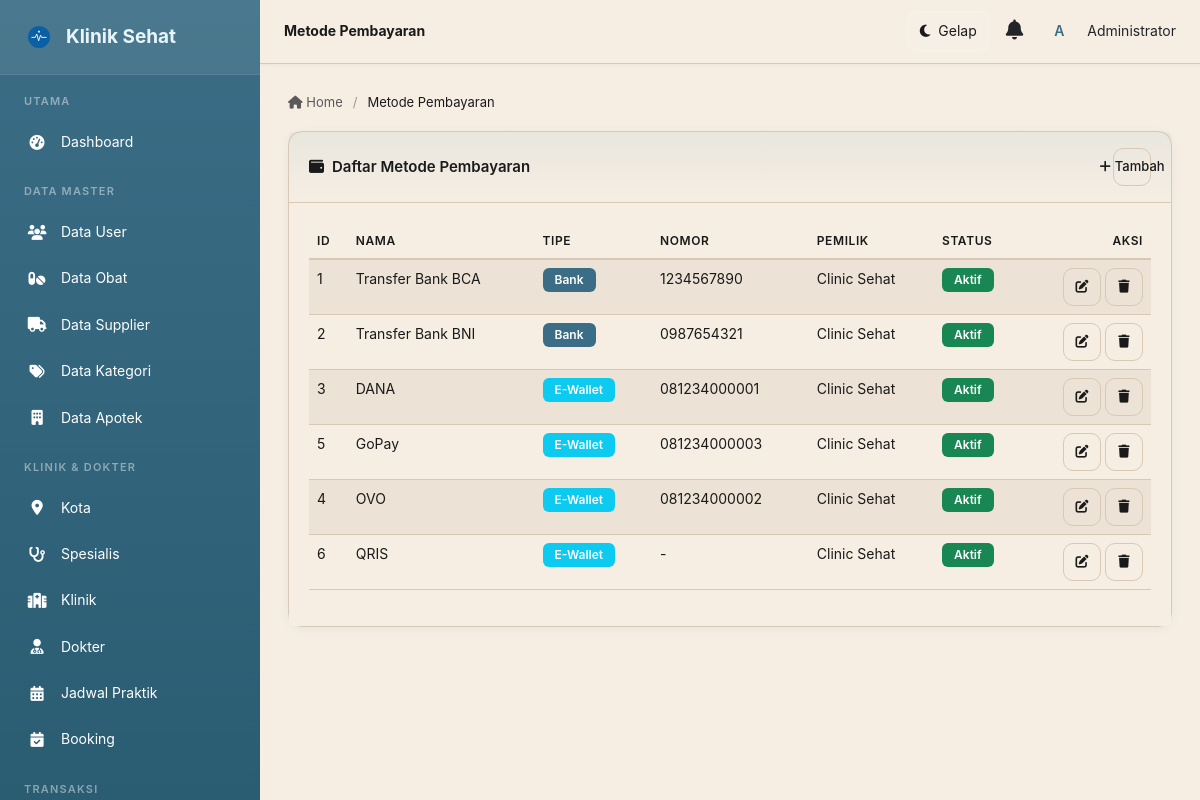
Page /Klinik/admin/metode_pembayaran/index.php (signed in) on the earlier database version.
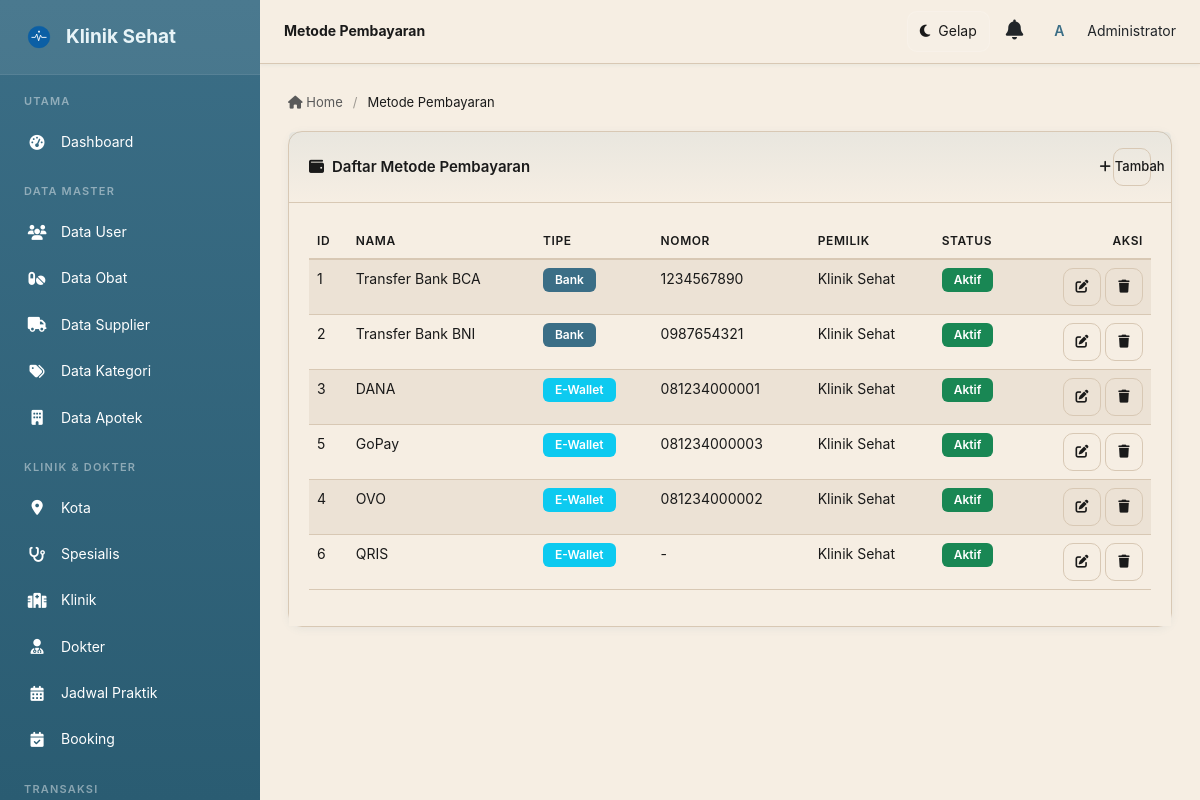
Same page on the later database version.
### tables this page shows
CREATE TABLE `metode_pembayaran` (
  `id_metode` int(11) UNSIGNED NOT NULL,
  `nama_metode` varchar(100) NOT NULL,
  `tipe` enum('bank','ewallet') NOT NULL DEFAULT 'bank',
  `nomor` varchar(50) NOT NULL,
  `pemilik` varchar(150) NOT NULL,
  `aktif` tinyint(1) NOT NULL DEFAULT 1
);

### Klinik/functions/functions.php (called while the page is built, shortened)
<?php
function csrf_token() {
    return $_SESSION['csrf'];
}
function e($str) {
    return htmlspecialchars((string)($str ?? ''), ENT_QUOTES, 'UTF-8');
}

### Klinik/admin/metode_pembayaran/index.php (the view, shortened to what this page needs)
<?php
require_once '../../config/koneksi.php';
$list = $pdo->query("SELECT * FROM metode_pembayaran ORDER BY tipe, nama_metode")->fetchAll();
require_once '../../includes/header_admin.php';
?>
<div class="card">
    <div class="card-header d-flex justify-content-between align-items-center">
        <span><i class="fas fa-wallet me-2"></i>Daftar Metode Pembayaran</span>
        <button class="btn btn-sm btn-primary" data-bs-toggle="modal" data-bs-target="#modalForm"><i class="fas fa-plus me-1"></i> Tambah</button>
    </div>
    <div class="card-body">
        <table id="table" class="table table-hover" style="width:100%">
            <thead><tr><th>ID</th><th>Nama</th><th>Tipe</th><th>Nomor</th><th>Pemilik</th><th>Status</th><th class="text-end">Aksi</th></tr></thead>
            <tbody>
            <?php foreach ($list as $r): ?>
                <tr>
                    <td><?= e($r['id_metode']) ?></td>
                    <td><?= e($r['nama_metode']) ?></td>
                    <td><span class="badge bg-<?= $r['tipe']==='bank'?'primary':'info' ?>"><?= e($r['tipe']==='bank'?'Bank':'E-Wallet') ?></span></td>
                    <td><?= e($r['nomor']) ?></td>
                    <td><?= e($r['pemilik']) ?></td>
                    <td><?= $r['aktif'] ? '<span class="badge bg-success">Aktif</span>' : '<span class="badge bg-secondary">Nonaktif</span>' ?></td>
                    <td class="text-end">
                        <button class="btn btn-sm btn-warning" data-bs-toggle="modal" data-bs-target="#modalForm"
                            data-id="<?= e($r['id_metode']) ?>" data-nama="<?= e($r['nama_metode']) ?>" data-tipe="<?= e($r['tipe']) ?>" data-nomor="<?= e($r['nomor']) ?>" data-pemilik="<?= e($r['pemilik']) ?>" data-aktif="<?= e($r['aktif']) ?>"><i class="fas fa-edit"></i></button>
                        <a href="?hapus=<?= e($r['id_metode']) ?>&csrf_token=<?= csrf_token() ?>" class="btn btn-sm btn-danger" onclick="return confirm('Hapus metode ini?')"><i class="fas fa-trash"></i></a>
                    </td>
                </tr>
            <?php endforeach; ?>
            </tbody>
        </table>
    </div>
</div>
<?php
require_once '../../includes/header_admin.php';

Differences in the rows shown:
changed metode_pembayaran "Transfer Bank BCA": pemilik "Clinic Sehat" → "Klinik Sehat"
changed metode_pembayaran "Transfer Bank BNI": pemilik "Clinic Sehat" → "Klinik Sehat"
changed metode_pembayaran "DANA": pemilik "Clinic Sehat" → "Klinik Sehat"
changed metode_pembayaran "GoPay": pemilik "Clinic Sehat" → "Klinik Sehat"
changed metode_pembayaran "OVO": pemilik "Clinic Sehat" → "Klinik Sehat"
changed metode_pembayaran "QRIS": pemilik "Clinic Sehat" → "Klinik Sehat"
